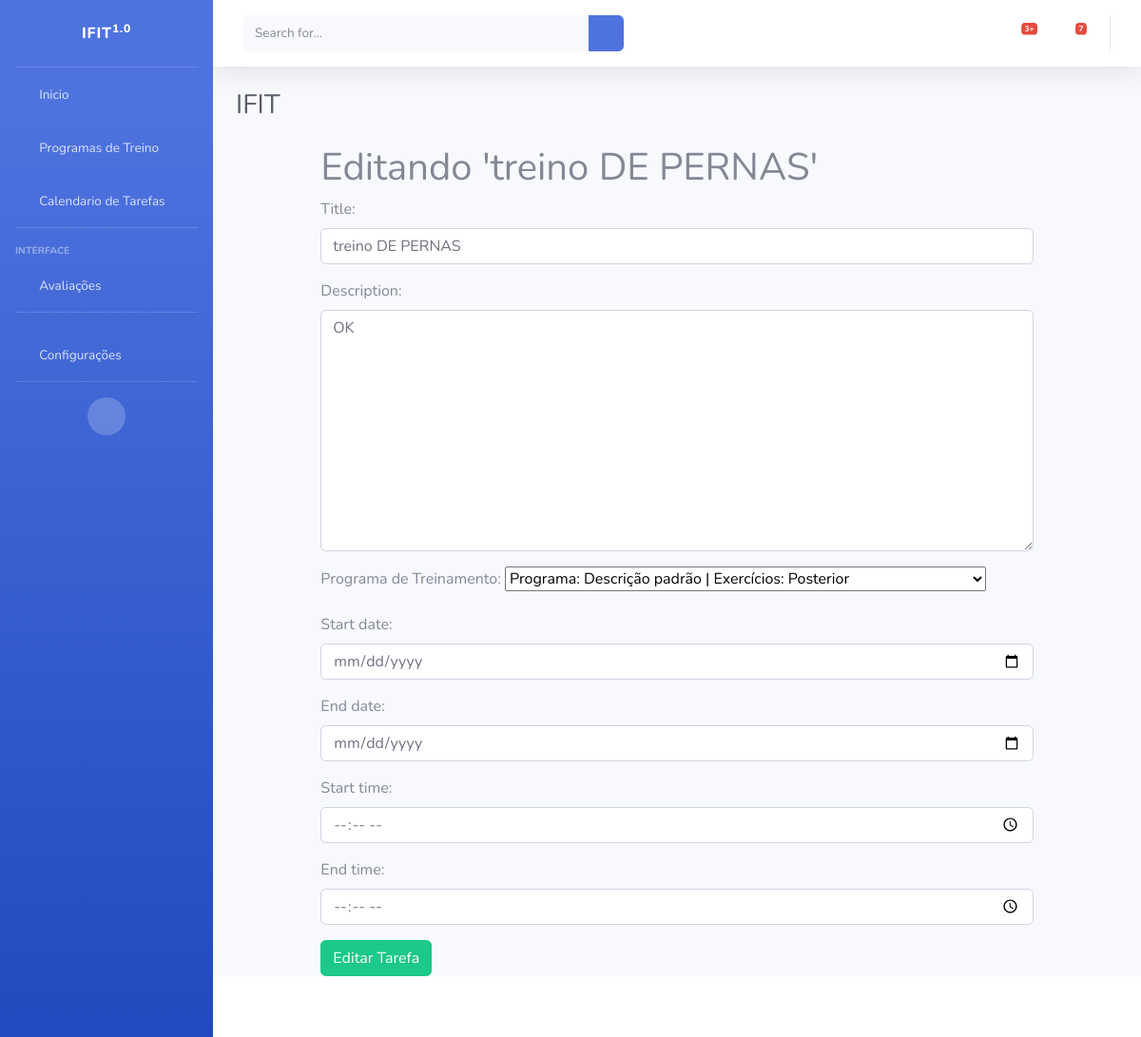
The page /list/edit/2/ on the database its author committed.
### tasks/models.py (models this page shows, shortened)
class Task(models.Model):
    id = models.BigAutoField(primary_key=True)
    title = models.CharField(max_length=255)
    description = models.TextField()
    start_date = models.DateField()
    end_date = models.DateField()
    total_subs = models.PositiveIntegerField(default=0)
    subs = models.PositiveIntegerField(default=0)
    start_time = models.TimeField()
    end_time = models.TimeField()
    usuario = models.ForeignKey(User, on_delete=models.CASCADE)
    programa_treino = models.ForeignKey(TrainingExercicio, on_delete=models.PROTECT)
    created_at = models.DateTimeField(auto_now_add=True)
    updated_at = models.DateTimeField(auto_now=True)

### tasks/views.py (the view, shortened to what this page needs)
# urls.py: path('list/edit/<int:pk>/', TaskUpdateView.as_view(), name='edit-task'),
class TaskUpdateView(GroupRequiredMixin, LoginRequiredMixin, UpdateView):
    group_required = u"Administrador"
    login_url = reverse_lazy('login')
    model = Task
    form_class = TaskForm
    template_name = 'tasks/edittask.html'
    context_object_name = 'task'
    success_url = reverse_lazy('task-list')

### cadastros/models.py (called while the page is built)
    def __str__(self):
        exercicios = ', '.join([exercise.exercicio for exercise in self.exercises.all()])
        return f"Programa: {self.descricao} | Exercícios: {exercicios}"

### tasks/templates/tasks/edittask.html (shortened to what this page needs)
{% extends 'paginas/index.html' %}
{% load static %}
{% block conteudo %}
<div class="offset-1 col-10 list-div">
    <h1>Editando '{{task.title}}'</h1>
    <form method="POST">
        {{ form.as_p }}
        <input type="submit" class="btn btn-success" value="Editar Tarefa">
    </form>
</div>
{% endblock %}

### rows shown on the page
Task: title "treino DE PERNAS", description "OK", programa_treino "Programa: Descrição padrão | Exercícios: Posterior"
